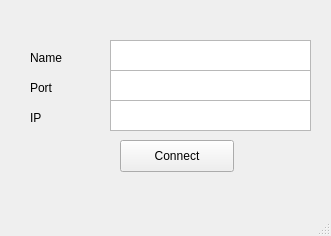
<?xml version="1.0" encoding="UTF-8"?>
<ui version="4.0">
 <class>ConnectWindow</class>
 <widget class="QMainWindow" name="ConnectWindow">
  <property name="geometry">
   <rect>
    <x>0</x>
    <y>0</y>
    <width>331</width>
    <height>236</height>
   </rect>
  </property>
  <property name="windowTitle">
   <string>Connect</string>
  </property>
  <widget class="QWidget" name="centralwidget">
   <widget class="QTextEdit" name="nameField">
    <property name="geometry">
     <rect>
      <x>110</x>
      <y>40</y>
      <width>201</width>
      <height>31</height>
     </rect>
    </property>
    <property name="tabChangesFocus">
     <bool>true</bool>
    </property>
    <property name="acceptRichText">
     <bool>false</bool>
    </property>
   </widget>
   <widget class="QLabel" name="label">
    <property name="geometry">
     <rect>
      <x>30</x>
      <y>50</y>
      <width>62</width>
      <height>16</height>
     </rect>
    </property>
    <property name="text">
     <string>Name</string>
    </property>
   </widget>
   <widget class="QLabel" name="label_2">
    <property name="geometry">
     <rect>
      <x>30</x>
      <y>80</y>
      <width>62</width>
      <height>16</height>
     </rect>
    </property>
    <property name="text">
     <string>Port</string>
    </property>
   </widget>
   <widget class="QTextEdit" name="portField">
    <property name="geometry">
     <rect>
      <x>110</x>
      <y>70</y>
      <width>201</width>
      <height>31</height>
     </rect>
    </property>
    <property name="tabChangesFocus">
     <bool>true</bool>
    </property>
    <property name="acceptRichText">
     <bool>false</bool>
    </property>
   </widget>
   <widget class="QTextEdit" name="ipField">
    <property name="geometry">
     <rect>
      <x>110</x>
      <y>100</y>
      <width>201</width>
      <height>31</height>
     </rect>
    </property>
    <property name="tabChangesFocus">
     <bool>true</bool>
    </property>
    <property name="acceptRichText">
     <bool>false</bool>
    </property>
   </widget>
   <widget class="QLabel" name="label_3">
    <property name="geometry">
     <rect>
      <x>30</x>
      <y>110</y>
      <width>62</width>
      <height>16</height>
     </rect>
    </property>
    <property name="text">
     <string>IP</string>
    </property>
   </widget>
   <widget class="QPushButton" name="connectButton">
    <property name="geometry">
     <rect>
      <x>120</x>
      <y>140</y>
      <width>114</width>
      <height>32</height>
     </rect>
    </property>
    <property name="text">
     <string>Connect</string>
    </property>
   </widget>
  </widget>
  <widget class="QMenuBar" name="menubar">
   <property name="geometry">
    <rect>
     <x>0</x>
     <y>0</y>
     <width>331</width>
     <height>25</height>
    </rect>
   </property>
  </widget>
  <widget class="QStatusBar" name="statusbar"/>
 </widget>
 <resources/>
 <connections/>
</ui>
